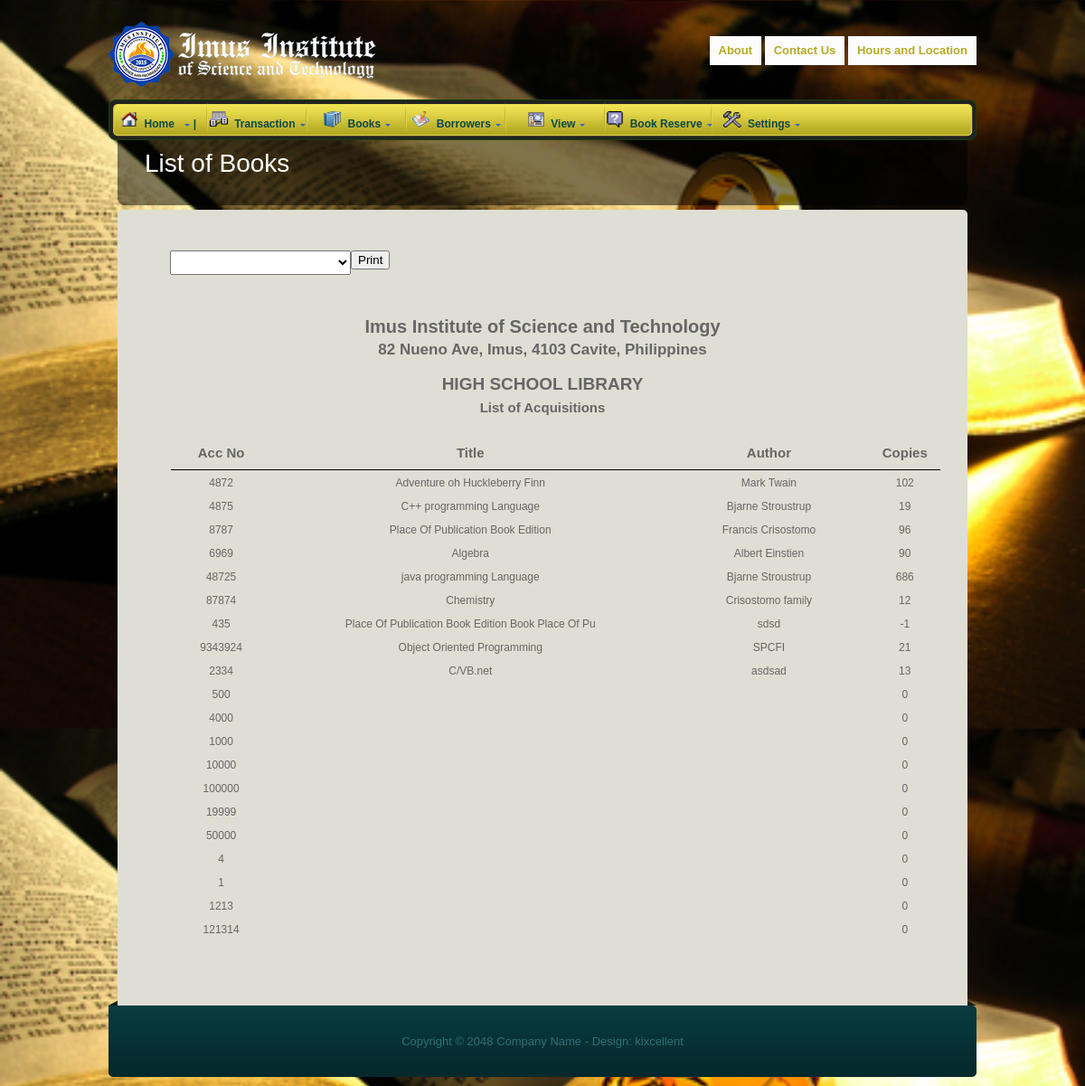
Page /library.php?Booklist (signed in) on the committed database.
### tables this page shows
CREATE TABLE `books` (
  `bookid` int(11) NOT NULL AUTO_INCREMENT,
  `accNo` int(50) NOT NULL,
  `booksubject` varchar(100) DEFAULT NULL,
  `booktitle` varchar(50) DEFAULT NULL,
  `bookclass` varchar(50) DEFAULT NULL,
  `author1` varchar(50) DEFAULT NULL,
  `author2` varchar(50) DEFAULT NULL,
  `author3` varchar(50) DEFAULT NULL,
  `bookpub` varchar(50) DEFAULT NULL,
  `booked` varchar(50) NOT NULL,
  `bookcopies` int(11) DEFAULT '0',
  `isbn` varchar(50) DEFAULT NULL,
  `copyright` int(11) DEFAULT '0',
  `daterecieve` varchar(20) DEFAULT NULL,
  `dateadded` datetime DEFAULT NULL,
  `placeofpob` varchar(50) DEFAULT NULL,
  `status` int(20) NOT NULL,
  PRIMARY KEY (`bookid`),
  KEY `author1` (`author1`),
  KEY `author2` (`author2`),
  KEY `author3` (`author3`),
  KEY `bookclass` (`bookclass`),
  KEY `bookcopies` (`bookcopies`),
  KEY `booked` (`booked`),
  KEY `bookid` (`bookid`),
  KEY `bookpub` (`bookpub`),
  KEY `booksubject` (`booksubject`),
  KEY `booktitle` (`booktitle`),
  KEY `copyright` (`copyright`),
  KEY `dateadded` (`dateadded`),
  KEY `daterecieve` (`daterecieve`),
  KEY `isbn` (`isbn`),
  KEY `placeofpob` (`placeofpob`)
);

### Booklist.php (the view, shortened to what this page needs)
<div class="bar">
<select name="classID" style=" font-size:15px; padding:3px; width:200px; float:left;" class="com" onChange="getbooks(this.value)">
<option ></option>
<?php
$sql="SELECT * FROM sy";
$rs=mysql_query($sql);
while($row=mysql_fetch_array($rs)){
 ?>
<option value="<?php echo $row['year'];?>">
<?php
}
?>
</option>
</select>
  <input type="button" value="Print" onClick="javascript:printDiv('printablediv')" />
</div>
<div id="printablediv">
<table width="100%" border="0" align="center" style="margin-top:40px;">
  <tr>
    <td align="center" style="font-size:20px;  font-weight:bold;font-family:Arial, 'Arial Black', 'Arial Narrow';">Imus Institute of Science and Technology</td>
  </tr>
  <tr>
    <td style="font-size:17px; font-weight:bold; font-family:Arial, 'Arial Black', 'Arial Narrow';" align="center">82 Nueno Ave, Imus, 4103 Cavite, Philippines</td>
  </tr>
  <tr height="10"><td></td>
  </tr>
  <tr>
    <td style=" margin-top:20px;font-size:19px; font-weight:bold; font-family:Arial, 'Arial Black', 'Arial Narrow';" align="center">HIGH SCHOOL LIBRARY</td>
  </tr>
  <tr align="center" >
  <td style="font-size:15px; font-family:Verdana, Geneva, sans-serif; font-weight:bold;">List of Acquisitions
  </td>
  </tr>
</table>
<div id="getresult">
<table width="853"  border="0" cellspacing="1" style=" margin-bottom:30px; margin-left:38px;font-size:12px; margin-top:20px; font-family:Verdana, Geneva, sans-serif;">
<thead>
<tr style="font-size:15px; font-weight:bold; font-family:Verdana, Geneva, sans-serif;" height="30" align="center" >
   <td width="100">Acc No</td>
    <td  width="400">Title</td>
    <td  width="200">Author</td>
    <td  width="70">Copies</td>
      </tr>
      <tr>
<td colspan="4" style="border-bottom:#000 solid 1px;"></td>
</tr>
  </thead>
  <?php
$q="select * from books where status='1'";
$rs=mysql_query($q);
while($row=mysql_fetch_array($rs)){
	?>
  <tr  align="center" class="hr" height="25">
    <td bgcolor="" width="100">
	<?php echo $row['accNo'];?>
    </td>
    <td  width="400"><?php echo $row['booktitle']; ?></td>
    <td width="200"><?php echo $row['author1']; ?></td>
    <td width="70" ><?php echo $row['bookcopies'];?></td>
  </tr>
  <?php }
  ?>
  </table>
  </div>
  </div>

### library.php (shortened to what this page needs)
<!DOCTYPE html PUBLIC "-//W3C//DTD XHTML 1.0 Transitional//EN" "http://www.w3.org/TR/xhtml1/DTD/xhtml1-transitional.dtd">
<html xmlns="http://www.w3.org/1999/xhtml">
<head>
<link href="css/kixcellent_style.css" rel="stylesheet" type="text/css" />
<link href="SpryAssets/SpryMenuBarHorizontal.css" rel="stylesheet" type="text/css" />
<link rel="stylesheet" type="text/css" href="css/fixedMenu_style1.css" />
</head>
<body id="library">
    <div id="bg_wrapper">
        <div id="kixcellent_wrapper">
            <div id="kixcellent_header">
                <div id="site_title"><h1><a href="#">KRRS</a></h1></div>
                <div id="social_box">
                    <a href="about.php">About</a>
                    <a href="contact.php">Contact Us</a>
                    <a href="location.php">Hours and Location</a>
                </div>
            </div>
            <?php include('menu.php'); ?>
            <div id="kixcellent_middle_subpage">
                <h2>
                <?php if(isset($_GET['Booklist'])){ ?>List of Books<?php } ?>
                </h2>
            </div>
            <div id="kixcellent_main_top"></div>
            <div id="kixcellent_main">
                <div class="col_w900 col_w900_last">
                    <?php
                    if(isset($_GET['addBooks'])){
                         include('addBooks.php');
                        }
                    elseif(isset($_GET['searchBooks'])){
                        include('searchBooks.php');
                        }
                    elseif(isset($_GET['borrowBooks'])){
                        include('borrowBooks.php');
                        }
                    elseif(isset($_GET['addBorrower'])){
                        include('addBorrower.php');
                        }
                    elseif(isset($_GET['searchBorrower'])){
                        include('searchBorrower.php');
                        }
                    elseif(isset($_GET['returnBooks'])){
                        include('returnBooks.php');
                        }
                    elseif(isset($_GET['unreturnbook'])){
                        include('unreturnbook.php');
                        }
                    elseif(isset($_GET['unreturnedBooks'])){
                        include('unreturnedBooks.php');
                        }
                    elseif(isset($_GET['print'])){
                        include('print.php');
                        }
                    elseif(isset($_GET['Booklist'])){
                        include('Booklist.php');
                        }
                    elseif(isset($_GET['overdue'])){
                        include('overdue.php');
                        }
                    elseif(isset($_GET['backupdatabase'])){
                        include('backupdatabase.php');
                        }
                    elseif(isset($_GET['allreserved'])){
                        include('allreserved.php');
                        }
                        else{ ?>
                    <center>
                        <img src="images/logo.png" height="300" width="auto" />
                        <h1>IIST Knowledge Repository and Retrieval System</h1>
                    </center><?php }
                     ?>
                    <?php
                        if(isset($_GET['searchBooks'])){}
                        elseif(isset($_GET['unreturnedBooks'])){}
                        elseif(isset($_GET['overdue'])){}
                        else{ ?>
        		</div>
                    <?php } ?>
            </div>
            <div id="kixcellent_footer">
            	Copyright © 2048 <a href="#">Company Name</a> - Design: <a href="http://www.kixcellent.com">kixcellent</a>
            </div>
        </div>
    </div>
</body>
</html>

### menu.php (shortened to what this page needs)
<div id="kixcellent_menu" class="menu">
	<ul>
		<li>
			<a href="#">
				<span class="img">
					<img src="icons/b_home.png" width='20px'  height='18px' style=" padding-top:3px;">
				</span>&nbsp;Home&nbsp;
				<span class="arrow"></span>&nbsp|
			</a>
		</li>
		<li>
			<a href="#">
				<span class="img">
					<img src="icons/b_tran.png" width='20px'  height='18px' style=" padding-top:3px;">
				</span>&nbsp;Transaction
				<span class="arrow"></span>
			</a>
		</li>
		<li>
			<a href="#">
				<span class="img">
					<img src="images/borrowbook.png" width='20px'  height='18px' style=" padding-top:3px;">
				</span>&nbsp;Books
				<span class="arrow"></span>
			</a>
		</li>
		<li>
			<a href="#">
				<span class="img">
					<img src="images/returnbook.png" width='20px'  height='18px' style=" padding-top:3px;">
				</span>&nbsp;Borrowers
				<span class="arrow"></span>
			</a>
		</li>
		<li>
			<a href="#">
				<span class="img">
					<img src="icons/b_select.png" width='20px'  height='18px' style=" padding-top:3px;">
				</span>&nbsp;View
				<span class="arrow"></span>
			</a>
		</li>
		<li><div id="load_tweets"></div>
			<a href="#">
				<span class="img">
					<img src="icons/b_docs.png" width='20px'  height='18px' style=" padding-top:3px;">
				</span>&nbsp;Book Reserve
				<span class="arrow"></span>
			</a>
		</li>
		<li class="last">
			<a href="#">
				<span class="img">
					<img src="icons/b_tblops.png" width='20px'  height='18px' style=" padding-top:3px;">
				</span>&nbsp;Settings
				<span class="arrow"></span>
			</a>
		</li>
	</ul>
</div>

### css/kixcellent_style.css (style rules this page uses)
body { margin: 0; padding: 0 0 20px 0; color: #666; font-family: Tahoma, Geneva, sans-serif; font-size: 13px; line-height: 1.7em; }
a, a:link, a:visited { color: #b7ab25; font-weight: bold; text-decoration: none; }
img { border: none; }
h1, h2, h3, h4, h5, h6 { color: #000; font-weight: normal; }
h1 { font-size: 34px; margin: 0 0 20px 0; padding: 5px 0 }
h2 { font-size: 28px; margin: 0 0 20px 0; padding: 5px 0; }
#bg_wrapper { background-size: 100%; background-image: url(../images/key-book.png); }
#kixcellent_wrapper { width: 960px; padding: 0 20px; margin: 0 auto; }
#kixcellent_header { width: 960px; height: 80px; padding: 20px 0 10px; }
#site_title { float: left; }
#site_title h1 { margin: 0; padding: 0; }
#site_title h1 a { display: block; width: 296px; height: 80px; color: #fff; text-indent: -10000px; background: url(../images/iist-signature.png); }
#kixcellent_menu { clear: both; width: 960px; height: 45px; background: url(../images/kixcellent_menu.png) no-repeat; }
#kixcellent_menu > ul { float: left; width: 600px; margin: 0; padding: 0; list-style: none; }
#library #kixcellent_menu > ul { width: 960px !important; }
#kixcellent_menu > ul > li { float: left; display: block; min-width: 100px; padding: 0; margin: 0; display: inline; text-align: center; background: url(../images/kixcellent_menu_divider.png) no-repeat right center; }
#kixcellent_menu > ul > li > a { display: block; min-width: 110px; height: 30px; padding: 10px 0 0; margin: 0; font-size: 12px; text-align: center; text-decoration: none; color: #0d474c; font-weight: 700; outline: none; border: none; ; }
#kixcellent_menu > ul .last { background: none; }
#social_box { float: right; height: 60px; margin-top: 20px; }
#social_box a { display: inline-block; padding: 5px 10px; background-color: #fcfcfc; }
#kixcellent_middle_subpage { clear: both; width: 880px; padding: 10px 40px; margin-bottom: 5px; background: url(../images/kixcellent_middle.png) no-repeat bottom center; }
#kixcellent_middle h2, #kixcellent_middle_subpage h2 { color: #fff; }
#kixcellent_main { clear: both; width: 900px; margin: 0 10px; padding: 30px 20px; background: #dfded4; }
#kixcellent_main_top { width: 940px; height: 5px; margin: 0 10px; background: url(../images/kixcellent_content_top.png) no-repeat; }
.col_w900 { width: 900px; margin-bottom: 40px; padding-bottom: 40px; border-bottom: 1px dashed #1b2718; }
.col_w900_last { padding: 0; margin: 0; border: none; }
#kixcellent_footer { width: 900px; height: 20px; padding: 40px 30px; text-align: center; color: #317076; background: url(../images/kixcellent_footer.png) no-repeat; }
#kixcellent_footer a { color: #317076; font-weight: normal }

### css/fixedMenu_style1.css (style rules this page uses)
body { padding:0; margin:0; }
.menu { font: 13px/27px Arial,sans-serif; color:#3366CC; height:30px; background: url(back.gif) repeat-x; }
.menu a { text-decoration: none; padding: 4px 8px 7px; color:#000000; outline:none; }
.menu ul { list-style: none; margin:0; padding:0 0 0 10px; }
.menu ul li { padding:0; float:left; }
.arrow { border-color: #3366CC transparent transparent; border-style: solid dashed dashed; margin-left: 5px; position: relative; top: 10px; }

### Booklist.php (style rules this page uses)
.bar { height:30px; width:853px; margin-left:38px; margin-top:10px; }
#getresult { float:left; }

### rows in the picture
books: accNo "4872", booktitle "Adventure oh Huckleberry Finn", author1 "Mark Twain", bookcopies "102"
books: accNo "4875", booktitle "C++ programming Language", author1 "Bjarne Stroustrup", bookcopies "19"
books: accNo "8787", booktitle "Place Of Publication Book Edition", author1 "Francis Crisostomo", bookcopies "96"
books: accNo "6969", booktitle "Algebra", author1 "Albert Einstien", bookcopies "90"
books: accNo "48725", booktitle "java programming Language", author1 "Bjarne Stroustrup", bookcopies "686"
books: accNo "87874", booktitle "Chemistry", author1 "Crisostomo family", bookcopies "12"
books: accNo "435", booktitle "Place Of Publication Book Edition Book Place Of Pu", author1 "sdsd", bookcopies "-1"
books: accNo "9343924", booktitle "Object Oriented Programming", author1 "SPCFI", bookcopies "21"
books: accNo "2334", booktitle "C/VB.net", author1 "asdsad", bookcopies "13"
books: accNo "500", bookcopies "0"
books: accNo "4000", bookcopies "0"
books: accNo "1000", bookcopies "0"
books: accNo "10000", bookcopies "0"
books: accNo "100000", bookcopies "0"
books: accNo "19999", bookcopies "0"
books: accNo "50000", bookcopies "0"
books: accNo "4", bookcopies "0"
books: accNo "1", bookcopies "0"
books: accNo "1213", bookcopies "0"
books: accNo "121314", bookcopies "0"
